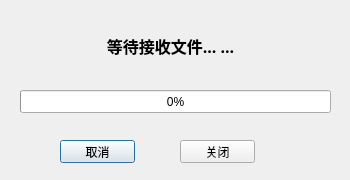
<?xml version="1.0" encoding="UTF-8"?>
<ui version="4.0">
 <class>TcpClient</class>
 <widget class="QDialog" name="TcpClient">
  <property name="geometry">
   <rect>
    <x>0</x>
    <y>0</y>
    <width>350</width>
    <height>180</height>
   </rect>
  </property>
  <property name="windowTitle">
   <string>接收端</string>
  </property>
  <widget class="QPushButton" name="tcpClientCancelBtn">
   <property name="geometry">
    <rect>
     <x>60</x>
     <y>140</y>
     <width>75</width>
     <height>23</height>
    </rect>
   </property>
   <property name="text">
    <string>取消</string>
   </property>
  </widget>
  <widget class="QProgressBar" name="progressBar">
   <property name="geometry">
    <rect>
     <x>20</x>
     <y>90</y>
     <width>311</width>
     <height>23</height>
    </rect>
   </property>
   <property name="value">
    <number>0</number>
   </property>
  </widget>
  <widget class="QLabel" name="tcpClientStatusLabel">
   <property name="geometry">
    <rect>
     <x>10</x>
     <y>10</y>
     <width>321</width>
     <height>71</height>
    </rect>
   </property>
   <property name="font">
    <font>
     <family>宋体</family>
     <pointsize>12</pointsize>
     <weight>75</weight>
     <bold>true</bold>
    </font>
   </property>
   <property name="text">
    <string>等待接收文件... ...</string>
   </property>
   <property name="alignment">
    <set>Qt::AlignCenter</set>
   </property>
  </widget>
  <widget class="QPushButton" name="tcpClientCloseBtn">
   <property name="geometry">
    <rect>
     <x>180</x>
     <y>140</y>
     <width>75</width>
     <height>23</height>
    </rect>
   </property>
   <property name="text">
    <string>关闭</string>
   </property>
  </widget>
 </widget>
 <resources/>
 <connections/>
</ui>
